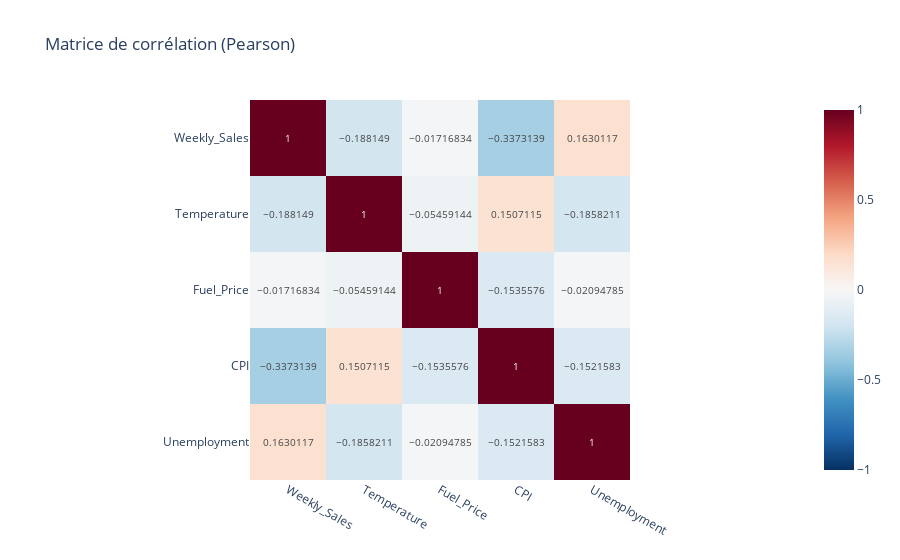

The notebook cell this image was saved under:
### Code cell
print("correlation")
correlation = new_df[['Weekly_Sales',"Temperature",'Fuel_Price', 'CPI', 'Unemployment',]].corr('pearson')
print(correlation)
corr_df_fig = px.imshow(correlation, text_auto=True,
    color_continuous_scale="RdBu_r",
    title="Matrice de corrélation (Pearson)",
    zmin=-1, zmax=1)
corr_df_fig.show()

### Figure 1 — Plotly figure (JSON) as saved in the notebook; plotly's stock layout.template omitted (floating-point values rounded to 4 significant figures)
{"data": [{"coloraxis": "coloraxis", "hovertemplate": "x: %{x}<br>y: %{y}<br>color: %{z}<extra></extra>", "name": "0", "texttemplate": "%{z}", "type": "heatmap", "x": ["Weekly_Sales", "Temperature", "Fuel_Price", "CPI", "Unemployment"], "xaxis": "x", "y": ["Weekly_Sales", "Temperature", "Fuel_Price", "CPI", "Unemployment"], "yaxis": "y", "z": [[1.0, -0.1881, -0.01717, -0.3373, 0.163], [-0.1881, 1.0, -0.05459, 0.1507, -0.1858], [-0.01717, -0.05459, 1.0, -0.1536, -0.02095], [-0.3373, 0.1507, -0.1536, 1.0, -0.1522], [0.163, -0.1858, -0.02095, -0.1522, 1.0]]}], "layout": {"coloraxis": {"cmax": 1, "cmin": -1, "colorscale": [[0, "rgb(5,48,97)"], [0.1, "rgb(33,102,172)"], [0.2, "rgb(67,147,195)"], [0.3, "rgb(146,197,222)"], [0.4, "rgb(209,229,240)"], [0.5, "rgb(247,247,247)"], [0.6, "rgb(253,219,199)"], [0.7, "rgb(244,165,130)"], [0.8, "rgb(214,96,77)"], [0.9, "rgb(178,24,43)"], [1, "rgb(103,0,31)"]]}, "title": {"text": "Matrice de corrélation (Pearson)"}, "xaxis": {"anchor": "y", "constrain": "domain", "domain": [0, 1], "scaleanchor": "y"}, "yaxis": {"anchor": "x", "autorange": "reversed", "constrain": "domain", "domain": [0, 1]}}}
